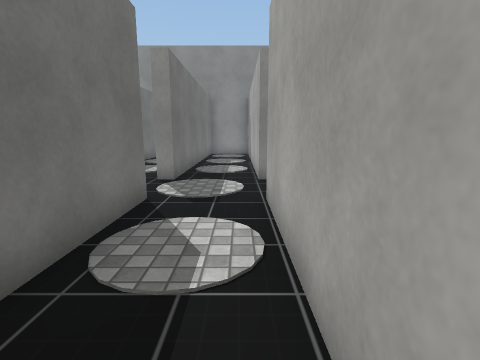
view 1 (above)

19 first-person views from a walk through a 3-D level made in the Unity game engine. The camera is 1.3 m above the floor, tilts 10° down and sees 85° across. The floor is counted in squares, 1 m on a side. Each view is taken from the middle of a square. On the plan, view 1 faces up. The plan holds only what a view shows up to about 13 squares ahead; the rest is blank. The place goes on beyond the plan. Surface patterns are stand-ins for the level's own textures.

view 2
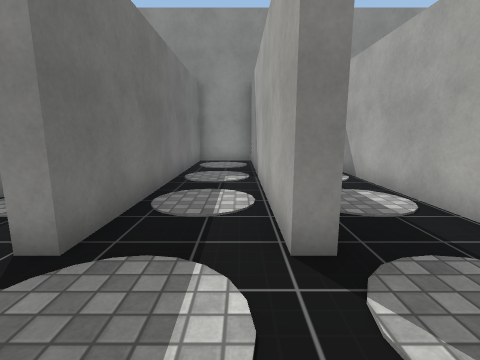

view 3
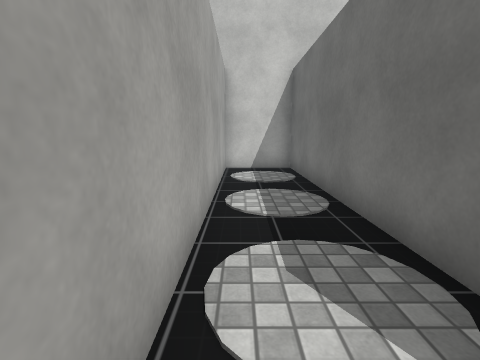

view 4
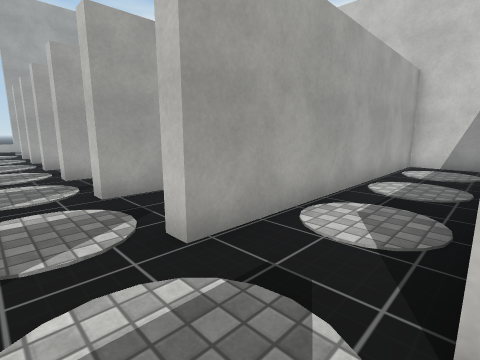

view 5
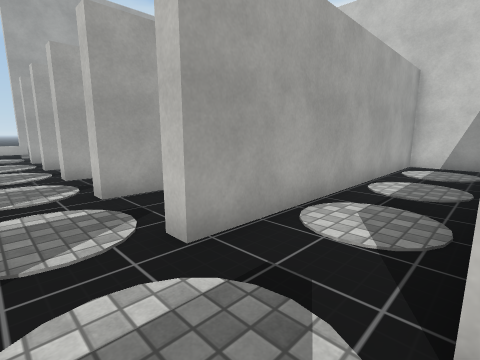

view 6
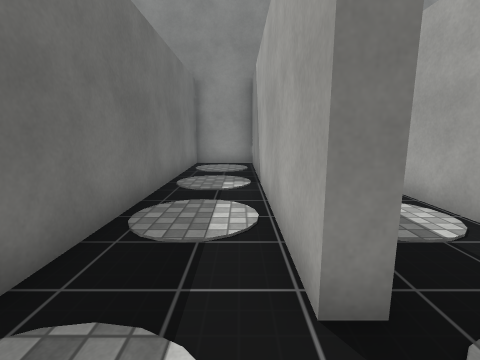

view 7
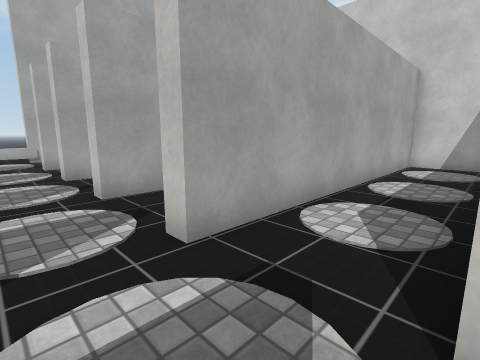

view 8
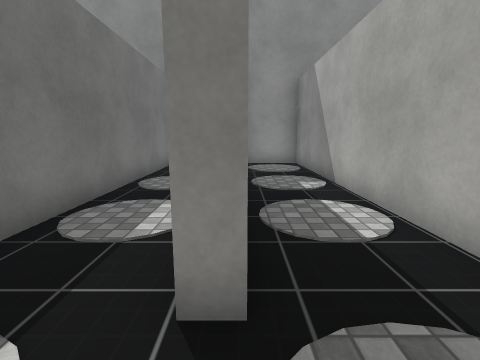

view 9
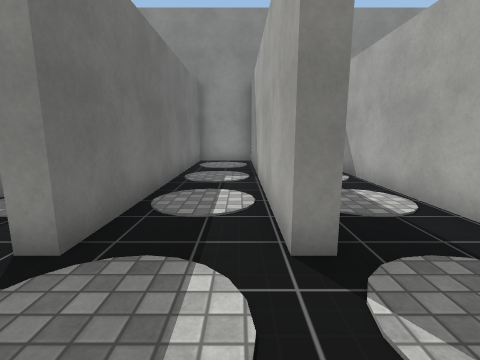

view 10
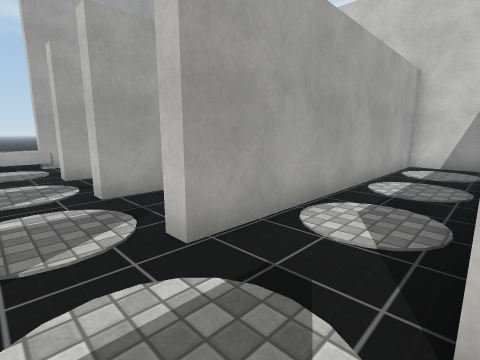

view 11
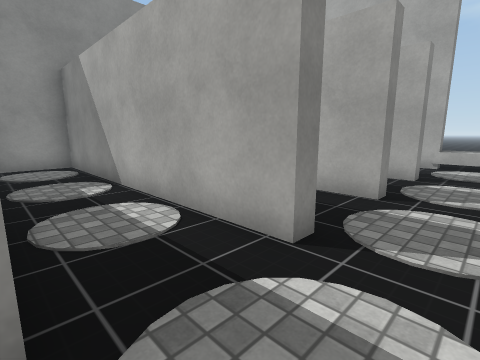

view 12
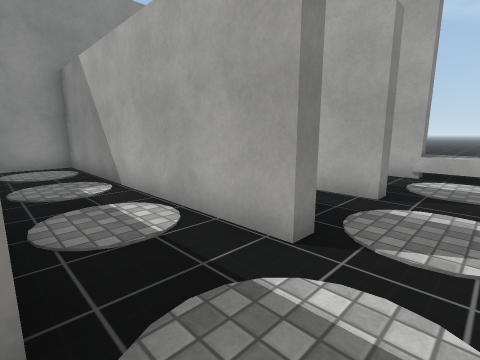

view 13
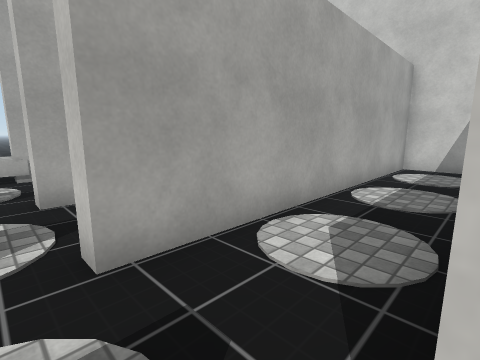

view 14
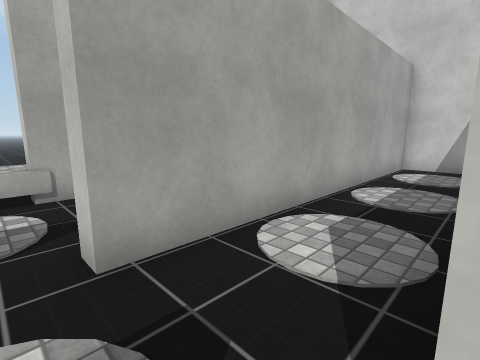

view 15
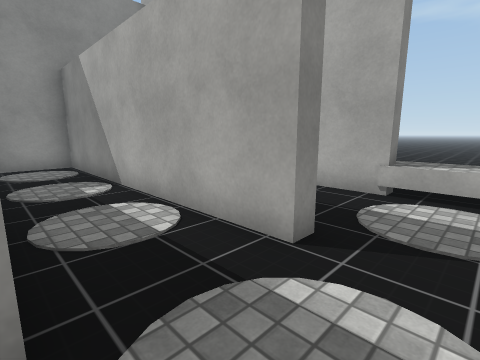

view 16
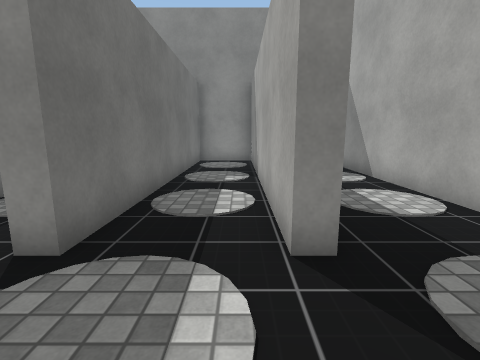

view 17
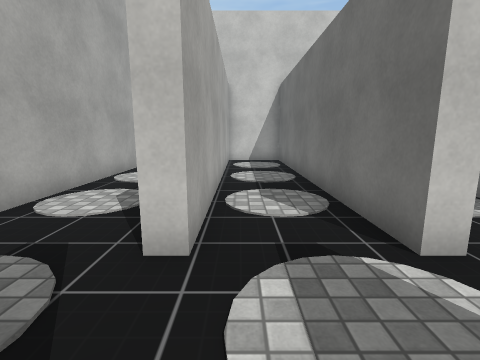

view 18
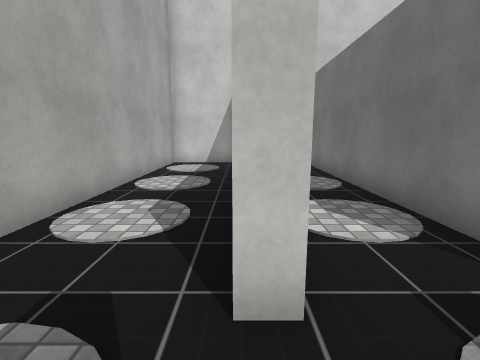

view 19
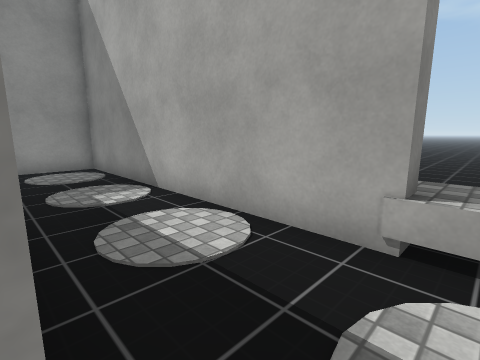

### Floor plan
Ten units are one square. View 1 is at (0, 0); x grows to the right and y downward. Boxes are objects, and circles mark ways between rooms. Rooms are numbered by the first view taken in them; rooms with no view inside come last. Other rooms are left out.
<svg viewBox="-30 -170 226 226">
<path fill="none" stroke="#000" d="M-19 -54 -19 51 5 51 5 -53M5 -76 5 -162M-19 -165 -19 -76 -25 -76M5 -53 11 -53M35 -76 35 -165M11 -165 11 -76 5 -76M15 51 35 51 35 -53M35 -53 41 -53M66 -76 66 -165M41 -165 41 -76 35 -76M45 51 66 51 66 -53M66 -53 71 -53M71 -76 66 -76M96 -76 96 -165M75 51 96 51 96 -53M96 -53 101 -53M101 -76 96 -76M125 -76 125 -165M108 51 125 51 125 -53M125 -53 130 -53 130 51 155 51 155 -53M155 -76 155 -165M130 -165 130 -76 125 -76M155 -53 161 -53M161 -76 155 -76M191 -69 191 -165M164 51 191 51 191 -60"/>
<circle cx="10" cy="-65" r="3" fill="#2a7"/>
<circle cx="40" cy="-65" r="3" fill="#2a7"/>
<circle cx="70" cy="-65" r="3" fill="#2a7"/>
<circle cx="100" cy="-65" r="3" fill="#2a7"/>
<circle cx="130" cy="-65" r="3" fill="#2a7"/>
<circle cx="160" cy="-65" r="3" fill="#2a7"/>
<text x="-10" y="-60">1</text>
<text x="20" y="-60">2</text>
<text x="50" y="-60">3</text>
<text x="80" y="-60">4</text>
<text x="110" y="-60">5</text>
<text x="140" y="-60">6</text>
<text x="170" y="-60">7</text>
</svg>
Room 1 opens to room 2. Room 2 opens to room 3. Room 3 opens to room 4. Room 4 opens to room 5. Room 5 opens to room 6. Room 6 opens to room 7.

Where each view was taken, in squares from view 1:
view 1: 0 up, 0 right, facing up
view 2: 5 up, 0 right, facing up
view 3: 5 up, 0 right, facing down
view 4: 7 up, 2 left, facing down-right
view 5: 7 up, 1 right, facing down-right
view 6: 6 up, 3 right, facing up
view 7: 7 up, 4 right, facing down-right
view 8: 6 up, 4 right, facing up
view 9: 5 up, 6 right, facing up
view 10: 7 up, 7 right, facing down-right
view 11: 6 up, 7 right, facing up-right
view 12: 6 up, 10 right, facing up-right
view 13: 6 up, 10 right, facing down-right
view 14: 6 up, 13 right, facing down-right
view 15: 6 up, 13 right, facing up-right
view 16: 5 up, 15 right, facing up
view 17: 8 up, 15 right, facing down
view 18: 7 up, 16 right, facing down
view 19: 7 up, 16 right, facing up-right
